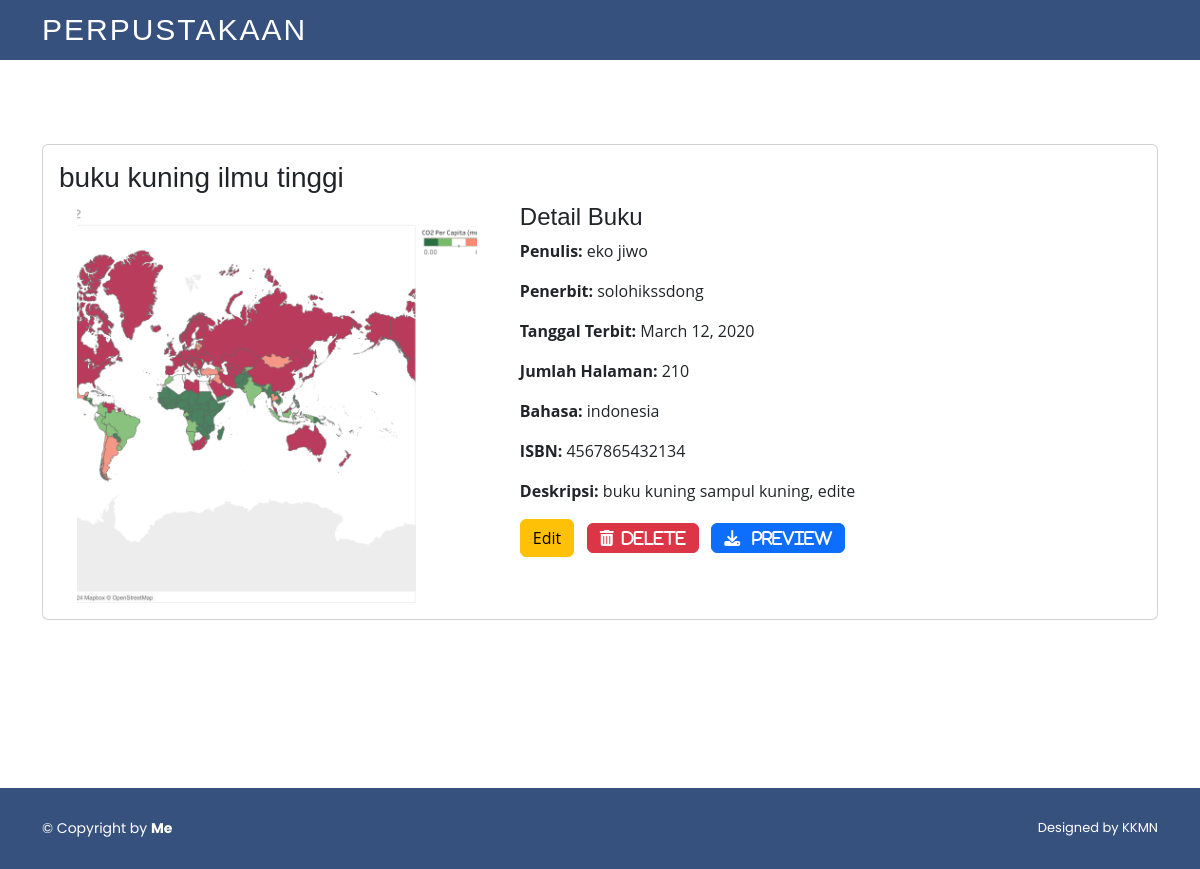
The page /book/9/ on the database its author committed.
### books/models.py (models this page shows, shortened)
class Book(models.Model):
    title = models.CharField(max_length=200)
    author = models.ForeignKey(Author, on_delete=models.CASCADE)
    description = models.TextField()
    category = models.ForeignKey(Category, on_delete=models.SET_NULL, null=True)
    isbn = models.CharField(max_length=13, unique=True)
    publisher = models.CharField(max_length=100)
    publication_date = models.DateField()
    num_pages = models.IntegerField()
    language = models.CharField(max_length=50)
    pdf = models.FileField(upload_to='books/pdfs/')
    cover = models.ImageField(upload_to='books/covers/', null=True, blank=True)
    created_at = models.DateTimeField(default=timezone.now)
    updated_at = models.DateTimeField(auto_now=True)

class Author(models.Model):
    first_name = models.CharField(max_length=100)
    last_name = models.CharField(max_length=100)
    biography = models.TextField(null=True, blank=True)

### books/views.py (the view)
# urls.py: path('book/<int:id>/', views.book_detail, name='book_detail'),
def book_detail(request, id):
    book = get_object_or_404(Book, id=id)
    return render(request, 'book_detail.html', {'book': book})

### templates/book_detail.html (shortened to what this page needs)
<!doctype html>
<html lang="en">
  <head>
    <link href="https://cdn.jsdelivr.net/npm/bootstrap@5.3.0/dist/css/bootstrap.min.css" rel="stylesheet">
    <link href="/static/assets/vendor/font-awesome/css/all.min.css" rel="stylesheet">
    <link href="/static/assets/css/style.css" rel="stylesheet">
  </head>
  <body>
    <header id="header" class="fixed-top" style="background-color: #37517e;">
      <div class="container d-flex align-items-center">
        <h1 class="logo me-auto"><a href="/">Perpustakaan</a></h1>
      </div>
    </header>
    <br><br><br><br><br><br>
    <div class="container">
      <div class="card">
        <div class="card-body">
          <h3 class="card-title">{{ book.title }}</h3>
          <div class="row">
            <div class="col-lg-5 col-md-5 col-sm-6">
              <div class="white-box text-center">
                <img src="{{ book.cover.url }}" class="img-responsive" style="width:400px; height: 400px; object-fit: cover;">
              </div>
            </div>
            <div class="col-lg-7 col-md-7 col-sm-6">
              <h4 class="box-title">Detail Buku</h4>
              <p><strong>Penulis:</strong> {{ book.author.first_name }} {{ book.author.last_name }}</p>
              <p><strong>Penerbit:</strong> {{ book.publisher }}</p>
              <p><strong>Tanggal Terbit:</strong> {{ book.publication_date }}</p>
              <p><strong>Jumlah Halaman:</strong> {{ book.num_pages }}</p>
              <p><strong>Bahasa:</strong> {{ book.language }}</p>
              <p><strong>ISBN:</strong> {{ book.isbn }}</p>
              <p><strong>Deskripsi:</strong> {{ book.description }}</p>
              <a href="{% url 'books:edit_book' book.id %}" class="btn btn-warning"> Edit </a>
              <a class="btn btn-danger btn-rounded fa fa-trash" href="{% url 'books:delete_book' book.id %}" onclick="return confirm('Serius Mau DIHAPUS?');">&nbsp; Delete</a>
              <a href="{% url 'books:book_preview' book_id=book.id %}" class="btn btn-primary fa fa-download"> &nbsp; Preview</a>
            </div>
          </div>
        </div>
      </div>
    </div>
    <br><br><br><br><br><br><br>
    <footer id="footer">
      <div class="container footer-bottom clearfix">
        <div class="copyright" style="font-family: Poppins;">
          &copy; Copyright by <strong><span>Me</span></strong>
        </div>
        <div class="credits" style="font-family: Poppins;">
          Designed by KKMN
        </div>
      </div>
    </footer>
  </body>
</html>

### static/assets/css/style.css (style rules this page uses)
body { font-family:"Open Sans", sans-serif; color: #444444; }
a { color: #47b2e4; text-decoration: none; }
h1, h2, h3, h4, h5, h6 { font-family: "Jost", sans-serif; }
#header { transition: all 0.5s; z-index: 997; padding: 15px 0; }
#header .logo { font-size: 30px; margin: 0; padding: 0; line-height: 1; font-weight: 500; letter-spacing: 2px; text-transform: uppercase; }
#header .logo a { color: #fff; }
#footer { margin-top: auto; font-size: 14px; background: #37517e; }
#footer .footer-bottom { padding-top: 30px; padding-bottom: 30px; color: #fff; }
#footer .copyright { float: left; }
#footer .credits { float: right; font-size: 13px; }

### rows shown on the page
Book: title "buku kuning ilmu tinggi", cover (picture), author.first_name "eko", author.last_name "jiwo", publisher "solohikssdong", publication_date "March 12, 2020", num_pages "210", language "indonesia", isbn "4567865432134", description "buku kuning sampul kuning, edite"
